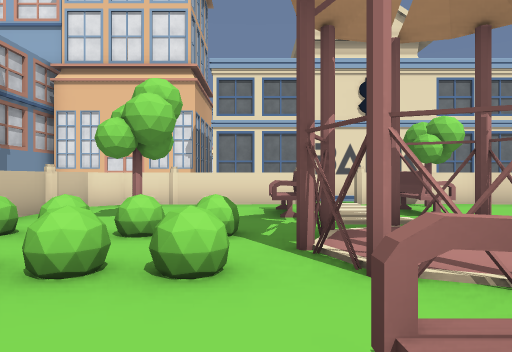
view 1 (above)

14 first-person views from a walk through a Unity game level. The camera is 1.3 m above the floor, looks level and sees 70° across. The floor is counted in squares, 2 m on a side. Each view is taken from the middle of a square. On the plan, view 1 faces up. The plan holds only what a view shows up to about 11 squares ahead; the rest is blank. The place goes on beyond the plan. Some surface patterns are stand-ins.

view 2
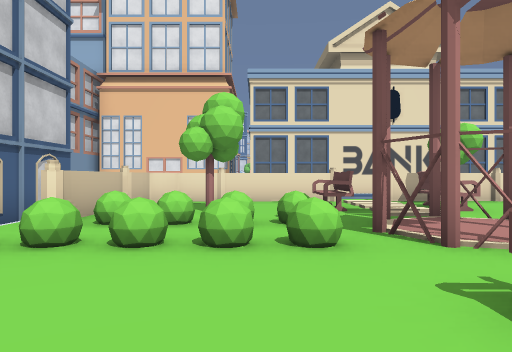

view 3
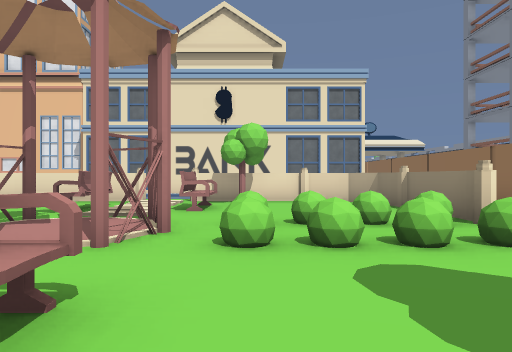

view 4
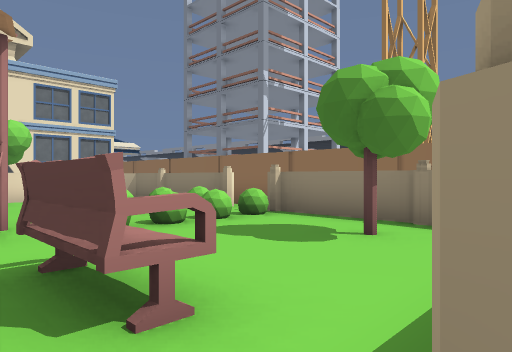

view 5
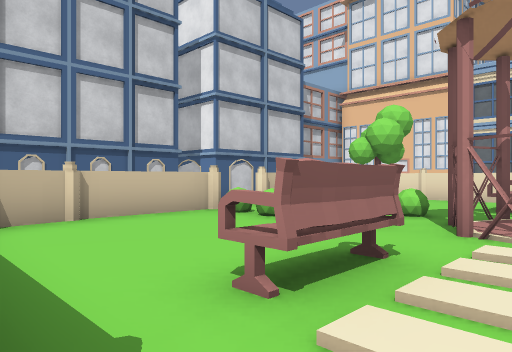

view 6
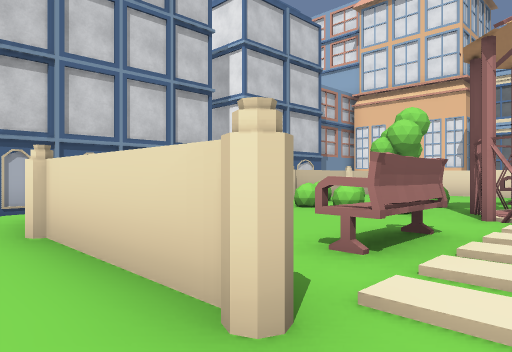

view 7
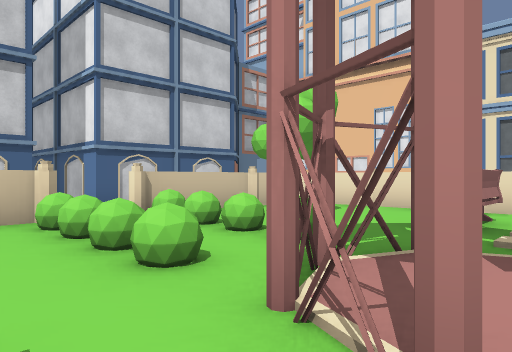

view 8
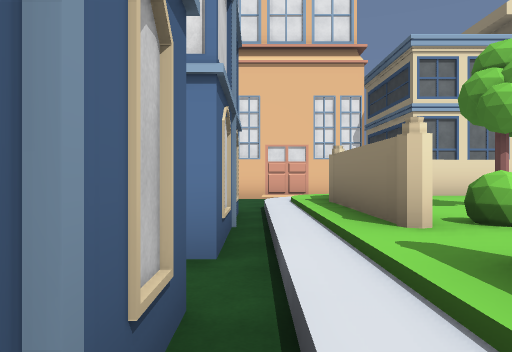

view 9
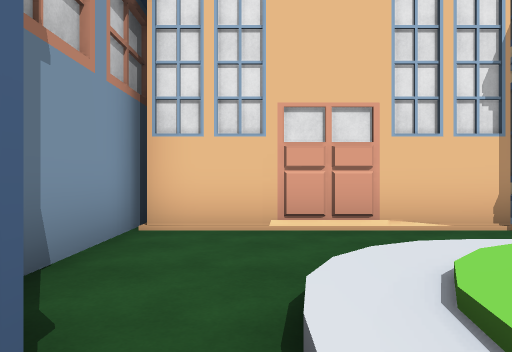

view 10
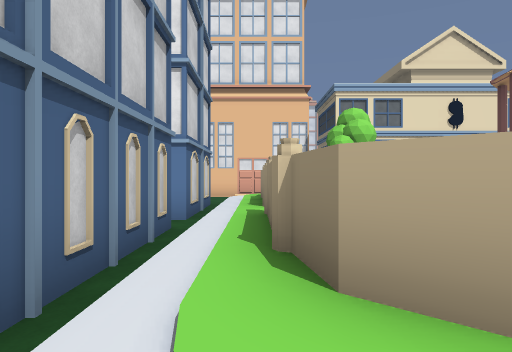

view 11
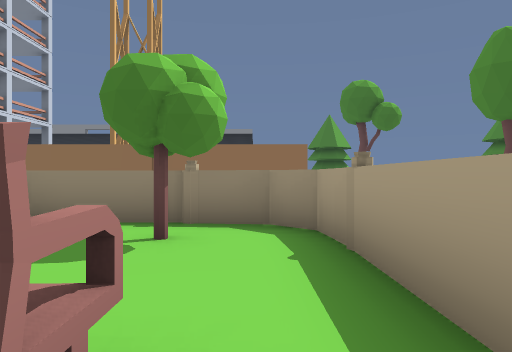

view 12
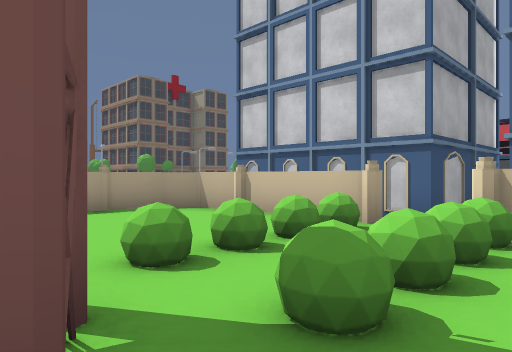

view 13
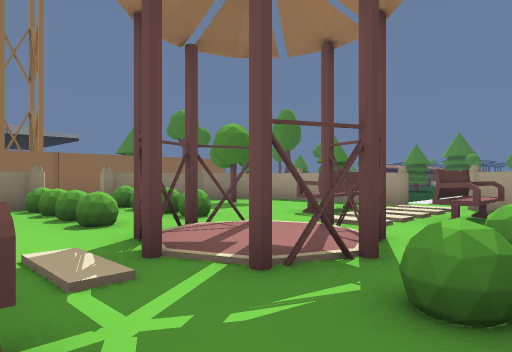

view 14
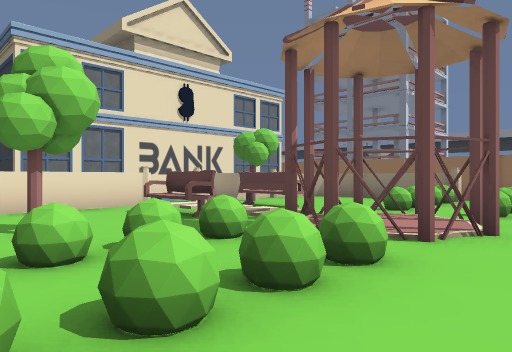

### Floor plan
Key: @ floor where view 1 was taken; # wall or solid block; x gap in a wall; . main floor; - floor 0.5 m lower than the main floor; / step, stairs or slope; = window, fence, low wall or low ledge; ^ raised ledge; T thing the floor can be seen under or through; O other object.
Columns run from 13 left of view 1 to 8 right of it. Each row starts with its distance up from view 1.
 13             O
 12       ######O O
 11       #-----O OO  O
 10       #---/ OOOOOOOOO
  9       #-///####.###
  8       ##/######..####
  7        #/#......^...#
  6        #/#.#..#.^...##
  5        #/#..........##
  4      ###/#===.TTT===##
  3      x  /#===.T=T===##
  2       ##/#....TTT...##
  1        #/#...=T.....#
  0        #/#...@^.^...#
 -1 OO     #/##.........#
 -2        #//#####.#####
 -3          /  ////

Positions as (right, up) in squares from view 1, and headings:
1: (0, 0), facing up
2: (-1, -1), facing up
3: (4, -1), facing up
4: (2, -2), facing up-right
5: (2, -2), facing up-left
6: (2, -3), facing up-left
7: (2, 1), facing up-left
8: (-5, 1), facing up
9: (-5, 7), facing up
10: (-4, -3), facing up
11: (2, -1), facing right
12: (1, 5), facing down-left
13: (-1, 6), facing down-right
14: (-3, 1), facing up-right
